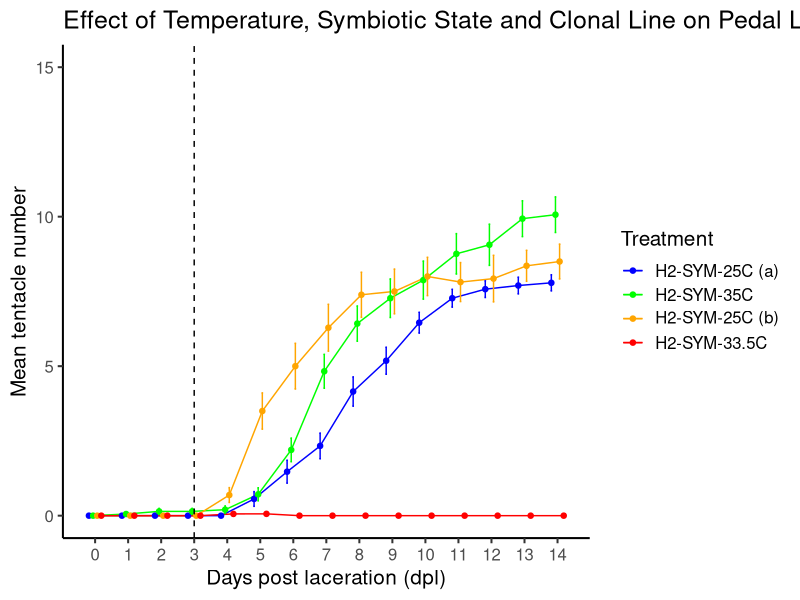
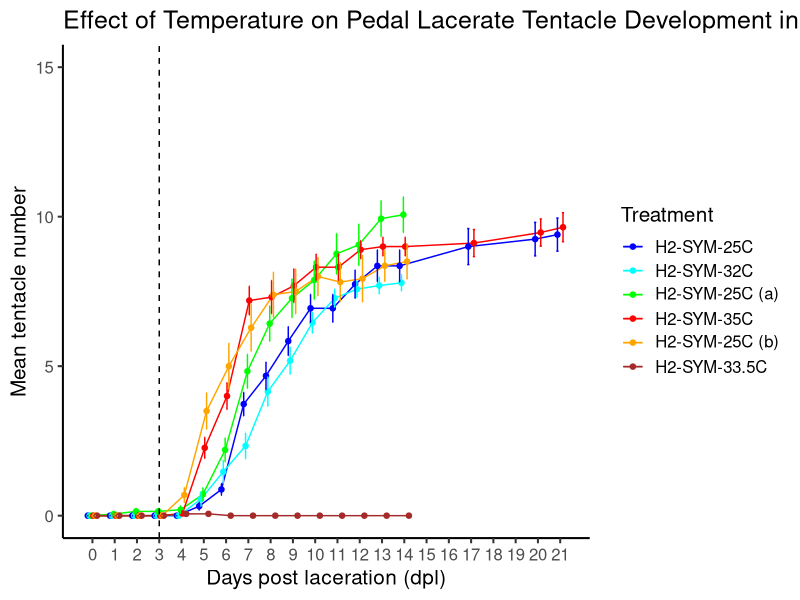
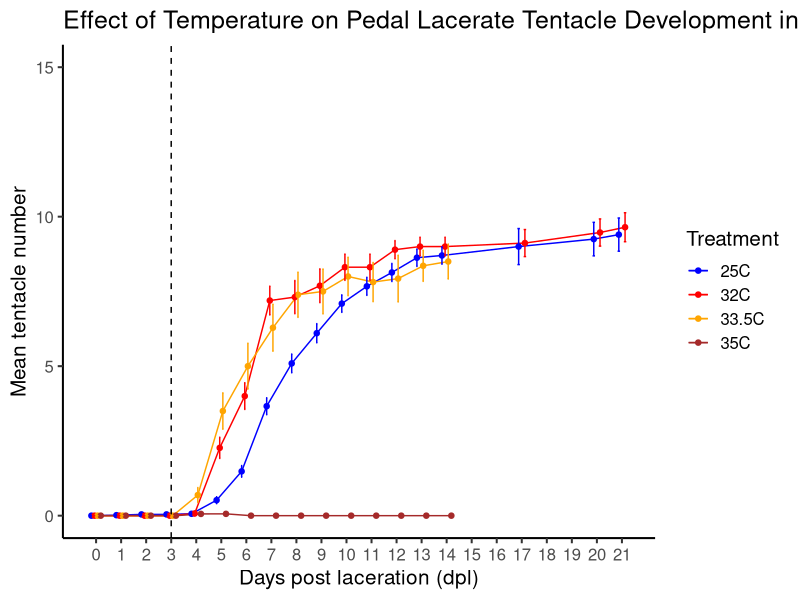

Write the R code that produced these figures, in order.
library(ggplot2)
library(ggpubr)
library(plotrix)
library(tidyverse)
library(dplyr)


#Set working director
setwd("~/GitHub/heatinglacerate")

long <- read.csv("data/Exp 3 Lacerate Development in Heat Data - 25, 33.5, 35.csv")
View(long)

str(long)

long$tent_count <- as.numeric(long$tent_count)
long$ID <- as.factor(long$ID)
long$plate <- as.factor(long$plate)
long$well <- as.factor(long$well)
long$line <- as.factor(long$line)
long$temp <- as.factor(long$temp)
long$treatment <- as.factor(long$treatment)
long$symbiosis <- as.factor(long$symbiosis)
long$day <- as.numeric(long$day)
long$day_cat <- as.factor(long$day_cat)


newlong <- long

data_means <- newlong %>%
  group_by(treatment, day) %>%
  summarise(mean = mean(tent_count, na.rm=TRUE),
            se = std.error(tent_count, na.rm=TRUE))

ggplot(data = data_means, aes(x = day, y = mean)) +
  theme_classic(base_size = 15) +
  geom_line(aes(color = treatment, group = treatment), position = position_dodge(0.5)) +
  ylab(bquote("Mean tentacle number"))+
  xlab("Days post laceration (dpl)") +
  ggtitle("Effect of Temperature, Symbiotic State and Clonal Line on Pedal Lacerate Tentacle Development in Aiptasia") +
  ylim(0,15) +
  geom_point(aes(color = treatment), size = 2.5, shape = 20, position = position_dodge(0.5)) +
  scale_x_continuous(breaks = round(seq(min(data_means$day), max(data_means$day), by = 1),1)) +
  geom_errorbar(aes(color = treatment, x = day, ymin = mean - se, ymax = mean + se), width = 0.2, position = position_dodge(0.5)) +
  scale_color_discrete(breaks=c("H2-SYM-25C (a)","H2-SYM-35C","H2-SYM-25C (b)","H2-SYM-33.5C")) +
  scale_color_manual(values = c("H2-SYM-25C (a)" = "blue",
                                "H2-SYM-35C" = "red",
                                "H2-SYM-25C (b)" = "green",
                                "H2-SYM-33.5C" = "orange"),
                     labels=c("H2-SYM-25C (a)",
                              expression(paste("H2-SYM-35C")),
                              expression(paste("H2-SYM-25C (b)")),
                              expression(paste("H2-SYM-33.5C")))) +
  theme(legend.text.align = 0) +
  scale_size_manual(values=c(1.2,1.2,1.2,1.2)) +
  labs(colour = "Treatment") +
  geom_vline(xintercept=c(3), linetype="dashed")


##Comparing all the experiments on H2


long <- read.csv("data/Exp 3 Lacerate Development in Heat Data - Exp3+Exp2_Data21.csv")
View(long)

str(long)

long$tent_count <- as.numeric(long$tent_count)
long$ID <- as.factor(long$ID)
long$plate <- as.factor(long$plate)
long$well <- as.factor(long$well)
long$line <- as.factor(long$line)
long$temp <- as.factor(long$temp)
long$treatment <- as.factor(long$treatment)
long$symbiosis <- as.factor(long$symbiosis)
long$day <- as.numeric(long$day)
long$day_cat <- as.factor(long$day_cat)


newlong <- long

data_means <- newlong %>%
  group_by(treatment, day) %>%
  summarise(mean = mean(tent_count, na.rm=TRUE),
            se = std.error(tent_count, na.rm=TRUE))

ggplot(data = data_means, aes(x = day, y = mean)) +
  theme_classic(base_size = 15) +
  geom_line(aes(color = treatment, group = treatment), position = position_dodge(0.5)) +
  ylab(bquote("Mean tentacle number"))+
  xlab("Days post laceration (dpl)") +
  ggtitle("Effect of Temperature on Pedal Lacerate Tentacle Development in Aiptasia") +
  ylim(0,15) +
  geom_point(aes(color = treatment), size = 2.5, shape = 20, position = position_dodge(0.5)) +
  scale_x_continuous(breaks = round(seq(min(data_means$day), max(data_means$day), by = 1),1)) +
  geom_errorbar(aes(color = treatment, x = day, ymin = mean - se, ymax = mean + se), width = 0.2, position = position_dodge(0.5)) +
  scale_color_discrete(breaks=c("H2-SYM-25C","H2-SYM-32C","H2-SYM-25C (a)","H2-SYM-35C","H2-SYM-25C (b)","H2-SYM-33.5C")) +
  scale_color_manual(values = c("H2-SYM-25C" = "blue",
                                "H2-SYM-32C" = "red",
                                "H2-SYM-25C (a)" = "cyan",
                                "H2-SYM-35C" = "brown",
                                "H2-SYM-25C (b)" = "green",
                                "H2-SYM-33.5C" = "orange"),
                     labels=c("H2-SYM-25C",
                              expression(paste("H2-SYM-32C")),
                              expression(paste("H2-SYM-25C (a)")),
                              expression(paste("H2-SYM-35C")),
                              expression(paste("H2-SYM-25C (b)")),
                              expression(paste("H2-SYM-33.5C")))) +
  theme(legend.text.align = 0) +
  scale_size_manual(values=c(1.2,1.2,1.2,1.2)) +
  labs(colour = "Treatment") +
  geom_vline(xintercept=c(3), linetype="dashed")


#Effect of Temperature

data_means <- newlong %>%
  group_by(temp, day) %>%
  summarise(mean = mean(tent_count, na.rm=TRUE),
            se = std.error(tent_count, na.rm=TRUE))

ggplot(data = data_means, aes(x = day, y = mean)) +
  theme_classic(base_size = 15) +
  geom_line(aes(color = temp, group = temp), position = position_dodge(0.5)) +
  ylab(bquote("Mean tentacle number"))+
  xlab("Days post laceration (dpl)") +
  ggtitle("Effect of Temperature on Pedal Lacerate Tentacle Development in Aiptasia") +
  ylim(0,15) +
  geom_point(aes(color = temp), size = 2.5, shape = 20, position = position_dodge(0.5)) +
  scale_x_continuous(breaks = round(seq(min(data_means$day), max(data_means$day), by = 1),1)) +
  geom_errorbar(aes(color = temp, x = day, ymin = mean - se, ymax = mean + se), width = 0.2, position = position_dodge(0.5)) +
  scale_color_discrete(breaks=c("25C (ambient)","32C (heat stress)","33.5C (heat stress)","35C (heat stress)")) +
  scale_color_manual(values = c("25C (ambient)" = "blue",
                                "32C (heat stress)" = "red",
                                "33.5C (heat stress)" = "orange",
                                "35C (heat stress)" = "brown"),
                     labels=c("25C",
                              expression(paste("32C")),
                              expression(paste("33.5C")),
                              expression(paste("35C")))) +
             theme(legend.text.align = 0) +
             scale_size_manual(values=c(1.2,1.2,1.2,1.2)) +
             labs(colour = "Treatment") +
             geom_vline(xintercept=c(3), linetype="dashed")


#ANOVA Analysis

anova(aov(tent_count ~ treatment, data=long))
anova(aov(tent_count ~ temp, data=long))
